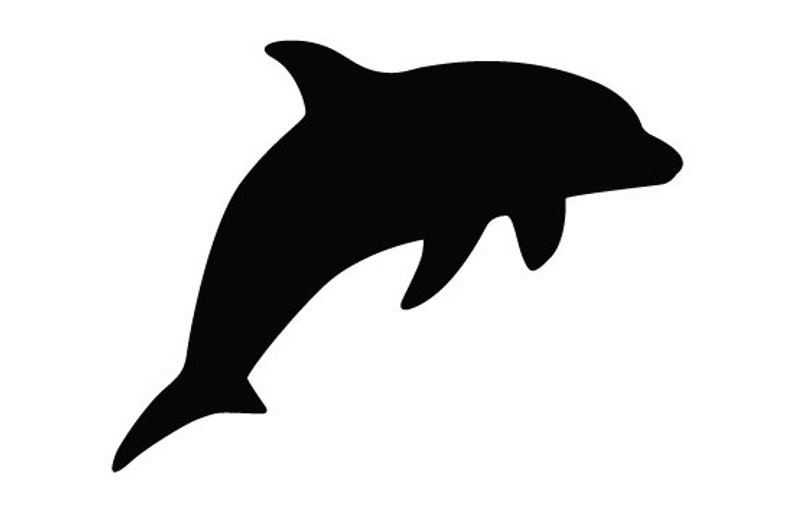
#> input picture assets/templates/dolphin.jpg, 794 x 511 px, found by its file name
$ python image_poly.py
#> lines starting #> are read from the running program, lines starting #| are printed output that depends on the picture; after the words box and inside, x2 and y2 are one past the last pixel; in counts of white or black regions, pixels touching at a corner belong together
from macros import *
import numpy as np
import matplotlib.pyplot as plt
import cv2

def func():
    img = cv2.imread(TEMPLATE_STYLE_PATH + 'dolphin.jpg',-1)
#> img is the input picture: shape (511, 794, 3); mean B, G, R 201.5, 201.1, 200.8
    thresh = 240
    img = cv2.threshold(img, thresh, 255, cv2.THRESH_BINARY)[1]

    edges = cv2.Canny(img,10,250)
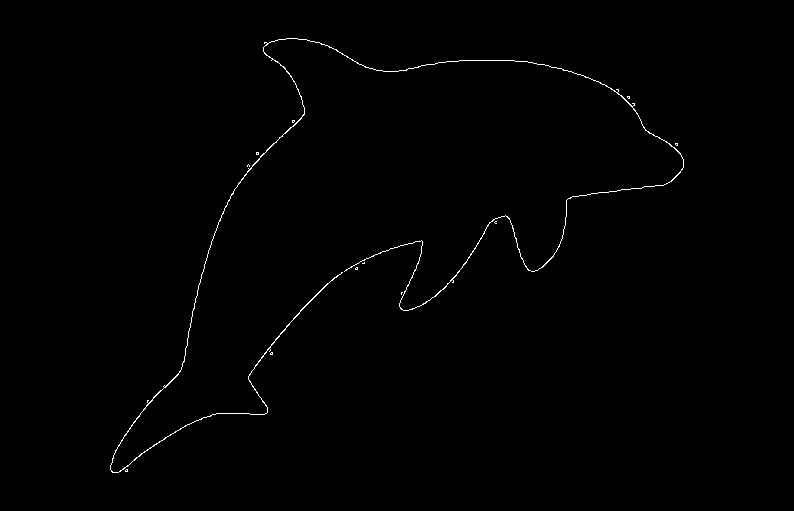
#> edges: shape (511, 794); 0.53% white in thin lines or dots, all inside (x1, y1, x2, y2) = (110, 38, 684, 473)
    #
    # # print(edges.shape)
    kernel = np.ones((5, 5), np.uint8)
    edges = cv2.dilate(edges,kernel,iterations = 2)
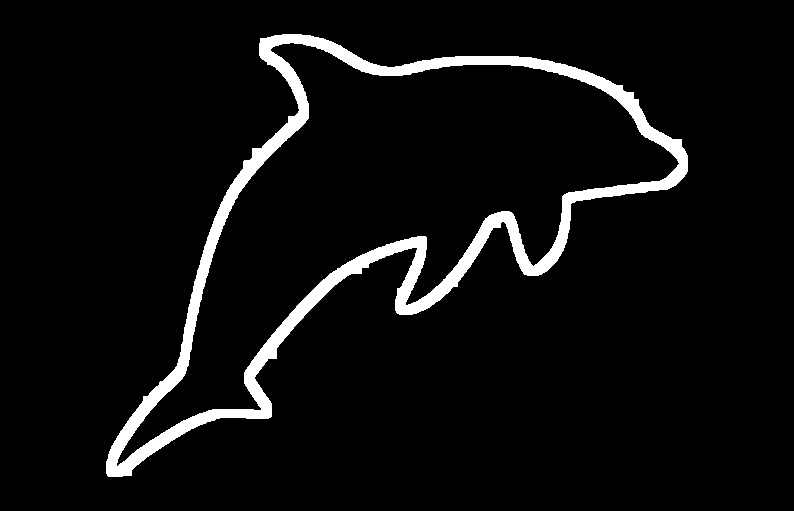
#> edges: shape (511, 794); 5.4% white; 1 white region, box (x1, y1, x2, y2) and area: (106, 34, 688, 477) 22006
    kernel = np.ones((3, 3), np.uint8)
    edges = cv2.erode(edges, kernel, iterations=2)
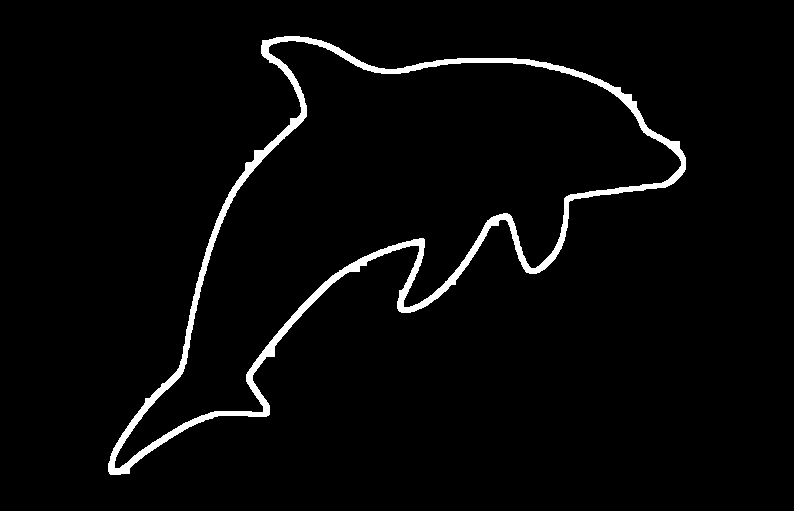
#> edges: shape (511, 794); 3% white; 1 white region, box (x1, y1, x2, y2) and area: (108, 36, 686, 475) 12270
    # print(edges.shape)

    plt.imshow(img,cmap='gray')
    plt.show()
    x,y = np.where(edges > 0)
#> x = 12270 values from 36 to 474; y = 12270 values, max 685 at index 3887, min 108 at index 12041, mean 369.3
    pts = np.array(list(zip(x,y)))
#> pts = 12270 pairs, first value 36 to 474, second value 108 to 685

    """
    The indexing in the above array starts from the top left.
    To make it start from the bottom left, we perfrom the following
    transformations.
     - Rotate the image by 90 degrees so that it is upright (transpose)
     - Shift the image upwards so that it starts from 0
    """
    theta = 90 * np.pi / 180
    rot_matrix = np.array([[np.cos(theta), -np.sin(theta)], [np.sin(theta), np.cos(theta)]])
    pts = pts @ rot_matrix
#> pts = 12270 pairs, first value 108 to 685, second value -474 to -36
    pts[:,1] -= min(pts[:,1])
    print(pts.shape)
#| (12270, 2)
    return pts,edges

if __name__=="__main__":
    a,b = func()
#> a = 12270 pairs, first value 108 to 685, second value 0 to 438
    #plt.imshow(b)
    plt.plot(a[:,0],a[:,1], 'k.',ms=1)
    plt.show()
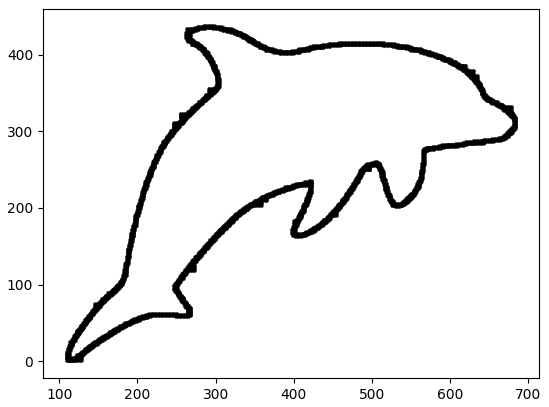
#> figure drawn by matplotlib, 1 panel
